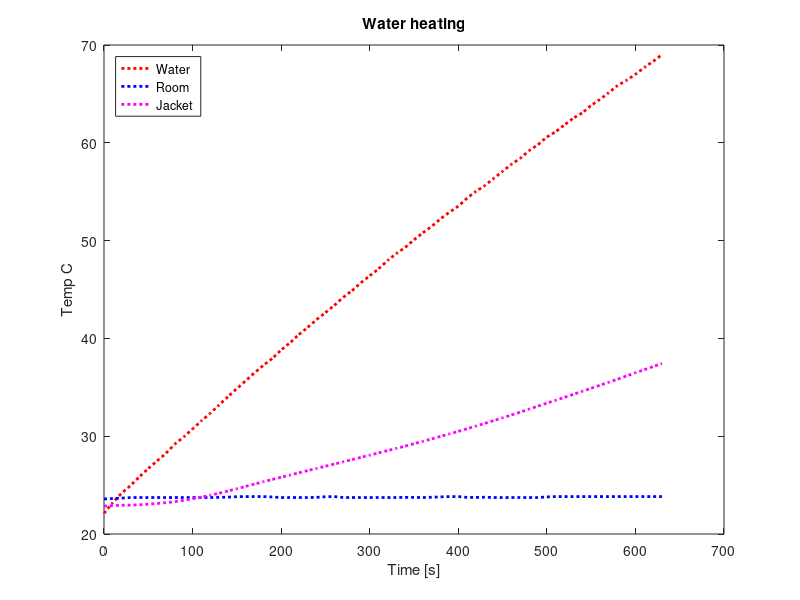

MATLAB code for this plot:
clear all
close all

a = 1.675091827e-3;
b = 1.857536553e-4;
c = 5.373169834e-7;

fid = fopen('heating_50pow_2L.txt');
data1 = fscanf(fid, '%f');
fclose(fid);

%--------------------------------------------------
time1 = data1(1:4:length(data1))/1000;
analog11 = data1(2:4:length(data1));
analog21 = data1(3:4:length(data1));
analog31 = data1(4:4:length(data1));

Rw1 = (2250600./analog11) - 2200;
Rwlog1 = log(Rw1);
Rr1 = (2250600./analog21) - 2200;
Rrlog1 = log(Rr1);
Rj1 = (2250600./analog31) - 2200;
Rjlog1 = log(Rj1);

Tw1 = (1./(a + b.*Rwlog1 + c.*(Rwlog1.^3)))-273.15;
Tr1 = (1./(a + b.*Rrlog1 + c.*(Rrlog1.^3)))-273.15;
Tj1 = (1./(a + b.*Rjlog1 + c.*(Rjlog1.^3)))-273.15;
%----------------------------------------------------
%limit = 25;

%[~, pos1] = min(abs(limit-Tw1));

%time1x = time1(pos1:end)-time1(pos1);

time1 = time1 - time1(1);

figure
plot(time1, Tw1, ':r', 'LineWidth', 2);
xlabel('Time [s]')
ylabel('Temp C')
title('Water heating')
hold on
plot(time1, Tr1, ':b', 'LineWidth', 2);
plot(time1, Tj1, ':m', 'LineWidth', 2);

legend('Water', 'Room', 'Jacket', 'Location', 'NorthWest');
